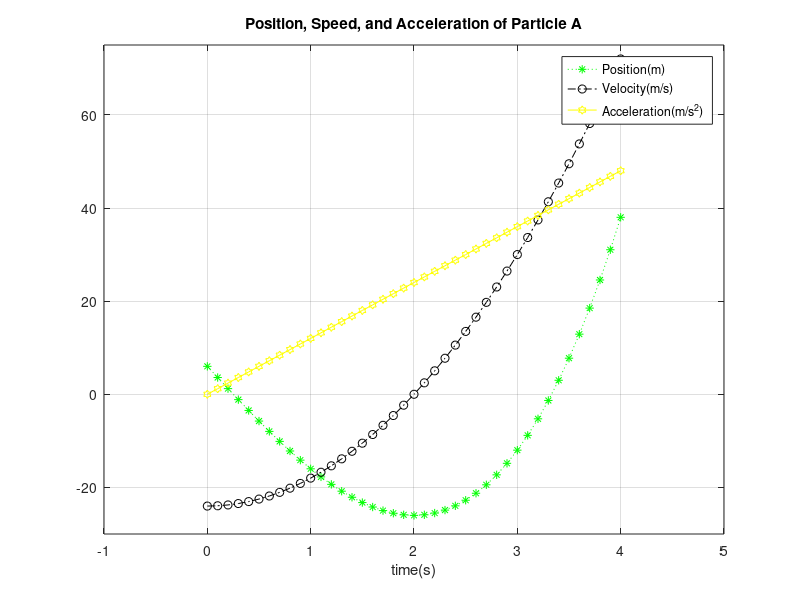

Write MATLAB code to recreate this figure.
% The position, speed, and acceleration equations for a particle are given as  
% 𝑥 =2𝑡^3 −24𝑡+6 
% 𝑣 =6𝑡^2 −24 
% 𝑎 =12𝑡 
% Plot the position (𝑥), speed (𝑣) and acceleration (𝑎) for the particle together on one plot 
% for time ranging from 0 to 4 seconds, in increments of 0.1 seconds.  Use the following 
% formats: 
% Position – dotted green line with * markers 
% Speed – dashdot black line with circle markers 
% Acceleration – solid yellow line with hexagram markers 
% x-axis – go from -1 to 5 
% y-axis – go from -30 to 75 
% x-axis label – ‘time (sec)’ 
% y-axis label – none 
% add a legend – be sure to include units 
% turn grid lines on 
% title:  ‘Position, Speed, and Acceleration of Particle A’  

t=0:0.1:4;
x=2*t.^3-24*t+6;
v=6*t.^2-24;
a=12*t;
plot(t,x, 'g:*');
hold on
plot(t,v, '-.ko');
plot(t,a, '-yh');
axis([-1 5 -30 75])
xlabel('time(s)')
legend('Position(m)', 'Velocity(m/s)', 'Acceleration(m/s^2)')
grid on
title('Position, Speed, and Acceleration of Particle A')
